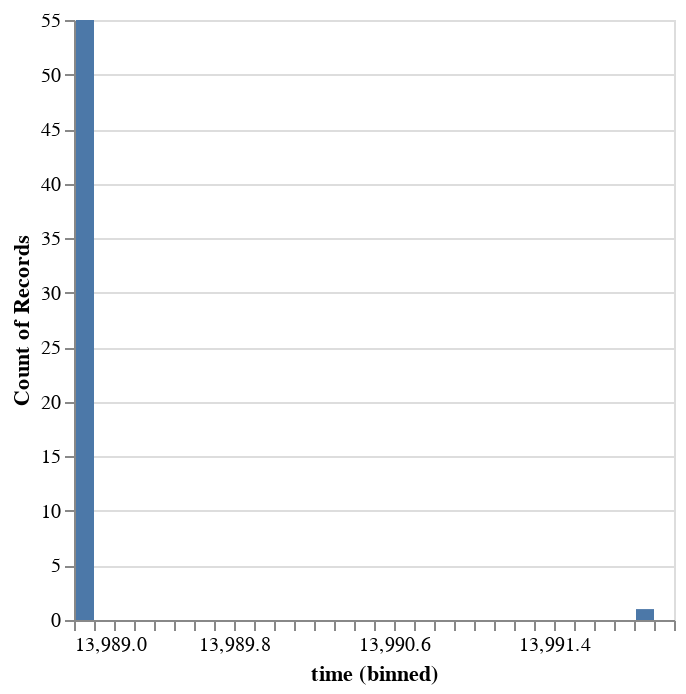

The notebook cell saved with this chart:
### Code cell
alt.Chart(event_data).mark_bar().encode(
    alt.X("time:Q", bin=alt.Bin(maxbins=30)),
    y='count()',
)

### Figure 1 — Vega-Lite specification as saved in the notebook (floating-point values rounded to 4 significant figures)
{"config": {"view": {"continuousWidth": 300, "continuousHeight": 300}}, "data": {"name": "data-016efd659e554c9a1f25f7cf5fd36564"}, "mark": {"type": "bar"}, "encoding": {"x": {"bin": {"maxbins": 30}, "field": "time", "type": "quantitative"}, "y": {"aggregate": "count", "type": "quantitative"}}, "$schema": "https://vega.github.io/schema/vega-lite/v5.15.1.json", "datasets": {"data-016efd659e554c9a1f25f7cf5fd36564": [{"objid": "0172541301223", "name": "population growth", "text": "The population (Jegongontes Ye) inhabiting Son has grown to produce the population: Jegongontes Yeser.", "visibleTo": "ac5b8081-7ef9-4bce-baac-6d0ea7e1782c", "time": 13989, "userguid": "ac5b8081-7ef9-4bce-baac-6d0ea7e1782c", "source": "notebook", "objtype": "event", "id": "0172541301223", "username": null}, {"objid": "0279588428463", "name": "population growth", "text": "The population (Jegongontes Ye) inhabiting Son has grown to produce the population: Jegongontes Yerei.", "visibleTo": "ac5b8081-7ef9-4bce-baac-6d0ea7e1782c", "time": 13989, "userguid": "ac5b8081-7ef9-4bce-baac-6d0ea7e1782c", "source": "notebook", "objtype": "event", "id": "0279588428463", "username": null}, {"objid": "5535492817957", "name": "population growth", "text": "The population (Jegongontes Ye) inhabiting Son has grown to produce the population: Jegongontes Yede.", "visibleTo": "ac5b8081-7ef9-4bce-baac-6d0ea7e1782c", "time": 13989, "userguid": "ac5b8081-7ef9-4bce-baac-6d0ea7e1782c", "source": "notebook", "objtype": "event", "id": "5535492817957", "username": null}, {"objid": "6434117420946", "name": "population growth", "text": "The population (Jegongontes Ye) inhabiting Son has grown to produce the population: Jegongontes Yeau.", "visibleTo": "ac5b8081-7ef9-4bce-baac-6d0ea7e1782c", "time": 13989, "userguid": "ac5b8081-7ef9-4bce-baac-6d0ea7e1782c", "source": "notebook", "objtype": "event", "id": "6434117420946", "username": null}, {"objid": "7115102347481", "name": "population growth", "text": "The population (Jegongontes Ye) inhabiting Son has grown to produce the population: Jegongontes Yecha.", "visibleTo": "ac5b8081-7ef9-4bce-baac-6d0ea7e1782c", "time": 13989, "userguid": "ac5b8081-7ef9-4bce-baac-6d0ea7e1782c", "source": "notebook", "objtype": "event", "id": "7115102347481", "username": null}, {"objid": "5327958310903", "name": "population growth", "text": "The population (Jegongontes Ye) inhabiting Son has grown to produce the population: Jegongontes Yeen.", "visibleTo": "ac5b8081-7ef9-4bce-baac-6d0ea7e1782c", "time": 13989, "userguid": "ac5b8081-7ef9-4bce-baac-6d0ea7e1782c", "source": "notebook", "objtype": "event", "id": "5327958310903", "username": null}, {"objid": "4988498178588", "name": "population growth", "text": "The population (Jegongontes Ye) inhabiting Son has grown to produce the population: Jegongontes Yeho.", "visibleTo": "ac5b8081-7ef9-4bce-baac-6d0ea7e1782c", "time": 13989, "userguid": "ac5b8081-7ef9-4bce-baac-6d0ea7e1782c", "source": "notebook", "objtype": "event", "id": "4988498178588", "username": null}, {"objid": "1703018300472", "name": "population growth", "text": "The population (Jegongontes Ye) inhabiting Son has grown to produce the population: Jegongontes Yerai.", "visibleTo": "ac5b8081-7ef9-4bce-baac-6d0ea7e1782c", "time": 13989, "userguid": "ac5b8081-7ef9-4bce-baac-6d0ea7e1782c", "source": "notebook", "objtype": "event", "id": "1703018300472", "username": null}, {"objid": "7288952154110", "name": "population growth", "text": "The population (Jegongontes Ye) inhabiting Son has grown to produce the population: Jegongontes Yenas.", "visibleTo": "ac5b8081-7ef9-4bce-baac-6d0ea7e1782c", "time": 13989, "userguid": "ac5b8081-7ef9-4bce-baac-6d0ea7e1782c", "source": "notebook", "objtype": "event", "id": "7288952154110", "username": null}, {"objid": "3181468897591", "name": "population growth", "text": "The population (Jegongontes Ye) inhabiting Son has grown to produce the population: Jegongontes Yemay.", "visibleTo": "ac5b8081-7ef9-4bce-baac-6d0ea7e1782c", "time": 13989, "userguid": "ac5b8081-7ef9-4bce-baac-6d0ea7e1782c", "source": "notebook", "objtype": "event", "id": "3181468897591", "username": null}, {"objid": "8873563576931", "name": "population growth", "text": "The population (Jegongontes Ye) inhabiting Son has grown to produce the population: Jegongontes Yeflo.", "visibleTo": "ac5b8081-7ef9-4bce-baac-6d0ea7e1782c", "time": 13989, "userguid": "ac5b8081-7ef9-4bce-baac-6d0ea7e1782c", "source": "notebook", "objtype": "event", "id": "8873563576931", "username": null}, {"objid": "7231784283094", "name": "population growth", "text": "The population (Jegongontes Ye) inhabiting Son has grown to produce the population: Jegongontes Yehen.", "visibleTo": "ac5b8081-7ef9-4bce-baac-6d0ea7e1782c", "time": 13989, "userguid": "ac5b8081-7ef9-4bce-baac-6d0ea7e1782c", "source": "notebook", "objtype": "event", "id": "7231784283094", "username": null}, {"objid": "2057059556275", "name": "population growth", "text": "The population (Jegongontes Yemay) inhabiting Son has grown to produce the population: Jegongontes Yemaymun.", "visibleTo": "ac5b8081-7ef9-4bce-baac-6d0ea7e1782c", "time": 13989, "userguid": "ac5b8081-7ef9-4bce-baac-6d0ea7e1782c", "source": "notebook", "objtype": "event", "id": "2057059556275", "username": null}, {"objid": "9596260018414", "name": "population growth", "text": "The population (Jegongontes Yemay) inhabiting Son has grown to produce the population: Jegongontes Yemayon.", "visibleTo": "ac5b8081-7ef9-4bce-baac-6d0ea7e1782c", "time": 13989, "userguid": "ac5b8081-7ef9-4bce-baac-6d0ea7e1782c", "source": "notebook", "objtype": "event", "id": "9596260018414", "username": null}, {"objid": "7527815454288", "name": "population growth", "text": "The population (Jegongontes Yemay) inhabiting Son has grown to produce the population: Jegongontes Yemaytas.", "visibleTo": "ac5b8081-7ef9-4bce-baac-6d0ea7e1782c", "time": 13989, "userguid": "ac5b8081-7ef9-4bce-baac-6d0ea7e1782c", "source": "notebook", "objtype": "event", "id": "7527815454288", "username": null}, {"objid": "1360352108123", "name": "population growth", "text": "The population (Jegongontes Yemay) inhabiting Son has grown to produce the population: Jegongontes Yemayam.", "visibleTo": "ac5b8081-7ef9-4bce-baac-6d0ea7e1782c", "time": 13989, "userguid": "ac5b8081-7ef9-4bce-baac-6d0ea7e1782c", "source": "notebook", "objtype": "event", "id": "1360352108123", "username": null}, {"objid": "5998665865234", "name": "population growth", "text": "The population (Jegongontes Yemay) inhabiting Son has grown to produce the population: Jegongontes Yemayry.", "visibleTo": "ac5b8081-7ef9-4bce-baac-6d0ea7e1782c", "time": 13989, "userguid": "ac5b8081-7ef9-4bce-baac-6d0ea7e1782c", "source": "notebook", "objtype": "event", "id": "5998665865234", "username": null}, {"objid": "3336668352996", "name": "population growth", "text": "The population (Jegongontes Yemay) inhabiting Son has grown to produce the population: Jegongontes Yemaykoy.", "visibleTo": "ac5b8081-7ef9-4bce-baac-6d0ea7e1782c", "time": 13989, "userguid": "ac5b8081-7ef9-4bce-baac-6d0ea7e1782c", "source": "notebook", "objtype": "event", "id": "3336668352996", "username": null}, {"objid": "5859740799919", "name": "population growth", "text": "The population (Jegongontes Yemay) inhabiting Son has grown to produce the population: Jegongontes Yemayche.", "visibleTo": "ac5b8081-7ef9-4bce-baac-6d0ea7e1782c", "time": 13989, "userguid": "ac5b8081-7ef9-4bce-baac-6d0ea7e1782c", "source": "notebook", "objtype": "event", "id": "5859740799919", "username": null}, {"objid": "7694226437456", "name": "population growth", "text": "The population (Jegongontes Yemay) inhabiting Son has grown to produce the population: Jegongontes Yemaybal.", "visibleTo": "ac5b8081-7ef9-4bce-baac-6d0ea7e1782c", "time": 13989, "userguid": "ac5b8081-7ef9-4bce-baac-6d0ea7e1782c", "source": "notebook", "objtype": "event", "id": "7694226437456", "username": null}, {"objid": "4534476008100", "name": "population growth", "text": "The population (Jegongontes Yemay) inhabiting Son has grown to produce the population: Jegongontes Yemaytos.", "visibleTo": "ac5b8081-7ef9-4bce-baac-6d0ea7e1782c", "time": 13989, "userguid": "ac5b8081-7ef9-4bce-baac-6d0ea7e1782c", "source": "notebook", "objtype": "event", "id": "4534476008100", "username": null}, {"objid": "3014878653439", "name": "population growth", "text": "The population (Jegongontes Yemay) inhabiting Son has grown to produce the population: Jegongontes Yemayna.", "visibleTo": "ac5b8081-7ef9-4bce-baac-6d0ea7e1782c", "time": 13989, "userguid": "ac5b8081-7ef9-4bce-baac-6d0ea7e1782c", "source": "notebook", "objtype": "event", "id": "3014878653439", "username": null}, {"objid": "3869977935096", "name": "population growth", "text": "The population (Jegongontes Yemay) inhabiting Son has grown to produce the population: Jegongontes Yemayson.", "visibleTo": "ac5b8081-7ef9-4bce-baac-6d0ea7e1782c", "time": 13989, "userguid": "ac5b8081-7ef9-4bce-baac-6d0ea7e1782c", "source": "notebook", "objtype": "event", "id": "3869977935096", "username": null}, {"objid": "6524845561952", "name": "population growth", "text": "The population (Jegongontes Yemay) inhabiting Son has grown to produce the population: Jegongontes Yemaytadt.", "visibleTo": "ac5b8081-7ef9-4bce-baac-6d0ea7e1782c", "time": 13989, "userguid": "ac5b8081-7ef9-4bce-baac-6d0ea7e1782c", "source": "notebook", "objtype": "event", "id": "6524845561952", "username": null}, {"objid": "7487627561315", "name": "population growth", "text": "The population (Jegongontes Yemay) inhabiting Son has grown to produce the population: Jegongontes Yemayro.", "visibleTo": "ac5b8081-7ef9-4bce-baac-6d0ea7e1782c", "time": 13989, "userguid": "ac5b8081-7ef9-4bce-baac-6d0ea7e1782c", "source": "notebook", "objtype": "event", "id": "7487627561315", "username": null}, {"objid": "3269278244245", "name": "population growth", "text": "The population (Jegongontes Yemay) inhabiting Son has grown to produce the population: Jegongontes Yemaygarh.", "visibleTo": "ac5b8081-7ef9-4bce-baac-6d0ea7e1782c", "time": 13989, "userguid": "ac5b8081-7ef9-4bce-baac-6d0ea7e1782c", "source": "notebook", "objtype": "event", "id": "3269278244245", "username": null}, {"objid": "8340938212093", "name": "population growth", "text": "The population (Jegongontes Yemay) inhabiting Son has grown to produce the population: Jegongontes Yemaya.", "visibleTo": "ac5b8081-7ef9-4bce-baac-6d0ea7e1782c", "time": 13989, "userguid": "ac5b8081-7ef9-4bce-baac-6d0ea7e1782c", "source": "notebook", "objtype": "event", "id": "8340938212093", "username": null}, {"objid": "9233297391120", "name": "population growth", "text": "The population (Jegongontes Yemay) inhabiting Son has grown to produce the population: Jegongontes Yemaykas.", "visibleTo": "ac5b8081-7ef9-4bce-baac-6d0ea7e1782c", "time": 13989, "userguid": "ac5b8081-7ef9-4bce-baac-6d0ea7e1782c", "source": "notebook", "objtype": "event", "id": "9233297391120", "username": null}, {"objid": "1989525500962", "name": "population growth", "text": "The population (Jegongontes Yemay) inhabiting Son has grown to produce the population: Jegongontes Yemayse.", "visibleTo": "ac5b8081-7ef9-4bce-baac-6d0ea7e1782c", "time": 13989, "userguid": "ac5b8081-7ef9-4bce-baac-6d0ea7e1782c", "source": "notebook", "objtype": "event", "id": "1989525500962", "username": null}, {"objid": "4601203595924", "name": "population growth", "text": "The population (Jegongontes Yemay) inhabiting Son has grown to produce the population: Jegongontes Yemayil.", "visibleTo": "ac5b8081-7ef9-4bce-baac-6d0ea7e1782c", "time": 13989, "userguid": "ac5b8081-7ef9-4bce-baac-6d0ea7e1782c", "source": "notebook", "objtype": "event", "id": "4601203595924", "username": null}, {"objid": "5634813612717", "name": "population growth", "text": "The population (Jegongontes Yemay) inhabiting Son has grown to produce the population: Jegongontes Yemayal.", "visibleTo": "ac5b8081-7ef9-4bce-baac-6d0ea7e1782c", "time": 13989, "userguid": "ac5b8081-7ef9-4bce-baac-6d0ea7e1782c", "source": "notebook", "objtype": "event", "id": "5634813612717", "username": null}, {"objid": "9459683370725", "name": "population growth", "text": "The population (Jegongontes Yemay) inhabiting Son has grown to produce the population: Jegongontes Yemaykoy.", "visibleTo": "ac5b8081-7ef9-4bce-baac-6d0ea7e1782c", "time": 13989, "userguid": "ac5b8081-7ef9-4bce-baac-6d0ea7e1782c", "source": "notebook", "objtype": "event", "id": "9459683370725", "username": null}, {"objid": "2220595515438", "name": "population growth", "text": "The population (Jegongontes Yemay) inhabiting Son has grown to produce the population: Jegongontes Yemaychi.", "visibleTo": "ac5b8081-7ef9-4bce-baac-6d0ea7e1782c", "time": 13989, "userguid": "ac5b8081-7ef9-4bce-baac-6d0ea7e1782c", "source": "notebook", "objtype": "event", "id": "2220595515438", "username": null}, {"objid": "5487106085773", "name": "population growth", "text": "The population (Jegongontes Yemay) inhabiting Son has grown to produce the population: Jegongontes Yemayval.", "visibleTo": "ac5b8081-7ef9-4bce-baac-6d0ea7e1782c", "time": 13989, "userguid": "ac5b8081-7ef9-4bce-baac-6d0ea7e1782c", "source": "notebook", "objtype": "event", "id": "5487106085773", "username": null}, {"objid": "5686076041036", "name": "population growth", "text": "The population (Jegongontes Yemay) inhabiting Son has grown to produce the population: Jegongontes Yemaycia.", "visibleTo": "ac5b8081-7ef9-4bce-baac-6d0ea7e1782c", "time": 13989, "userguid": "ac5b8081-7ef9-4bce-baac-6d0ea7e1782c", "source": "notebook", "objtype": "event", "id": "5686076041036", "username": null}, {"objid": "1201725566447", "name": "population growth", "text": "The population (Jegongontes Yemay) inhabiting Son has grown to produce the population: Jegongontes Yemaydy.", "visibleTo": "ac5b8081-7ef9-4bce-baac-6d0ea7e1782c", "time": 13989, "userguid": "ac5b8081-7ef9-4bce-baac-6d0ea7e1782c", "source": "notebook", "objtype": "event", "id": "1201725566447", "username": null}, {"objid": "6744111661745", "name": "population growth", "text": "The population (Jegongontes Yemay) inhabiting Son has grown to produce the population: Jegongontes Yemaysen.", "visibleTo": "ac5b8081-7ef9-4bce-baac-6d0ea7e1782c", "time": 13989, "userguid": "ac5b8081-7ef9-4bce-baac-6d0ea7e1782c", "source": "notebook", "objtype": "event", "id": "6744111661745", "username": null}, {"objid": "8686609855816", "name": "population growth", "text": "The population (Jegongontes Yemay) inhabiting Son has grown to produce the population: Jegongontes Yemayja.", "visibleTo": "ac5b8081-7ef9-4bce-baac-6d0ea7e1782c", "time": 13989, "userguid": "ac5b8081-7ef9-4bce-baac-6d0ea7e1782c", "source": "notebook", "objtype": "event", "id": "8686609855816", "username": null}, {"objid": "3534719503579", "name": "population growth", "text": "The population (Jegongontes Ye) inhabiting Son has grown to produce the population: Jegongontes Yequi.", "visibleTo": "ac5b8081-7ef9-4bce-baac-6d0ea7e1782c", "time": 13989, "userguid": "ac5b8081-7ef9-4bce-baac-6d0ea7e1782c", "source": "notebook", "objtype": "event", "id": "3534719503579", "username": null}, {"objid": "3185478274113", "name": "population growth", "text": "The population (Jegongontes Vil) inhabiting Son has grown to produce the population: Jegongontes Vilbo.", "visibleTo": "ac5b8081-7ef9-4bce-baac-6d0ea7e1782c", "time": 13989, "userguid": "ac5b8081-7ef9-4bce-baac-6d0ea7e1782c", "source": "notebook", "objtype": "event", "id": "3185478274113", "username": null}, {"objid": "6579067285507", "name": "population growth", "text": "The population (Peebat Koysamganmes) inhabiting Son has grown to produce the population: Peebat Koysamganmesay.", "visibleTo": "ac5b8081-7ef9-4bce-baac-6d0ea7e1782c", "time": 13989, "userguid": "ac5b8081-7ef9-4bce-baac-6d0ea7e1782c", "source": "notebook", "objtype": "event", "id": "6579067285507", "username": null}, {"objid": "3113860578798", "name": "population growth", "text": "The population (Mosfo Tu) inhabiting Son has grown to produce the population: Mosfo Tuhes.", "visibleTo": "ac5b8081-7ef9-4bce-baac-6d0ea7e1782c", "time": 13989, "userguid": "ac5b8081-7ef9-4bce-baac-6d0ea7e1782c", "source": "notebook", "objtype": "event", "id": "3113860578798", "username": null}, {"objid": "4472386620556", "name": "population growth", "text": "The population (Jegongontes Je) inhabiting Son has grown to produce the population: Jegongontes Jebil.", "visibleTo": "ac5b8081-7ef9-4bce-baac-6d0ea7e1782c", "time": 13989, "userguid": "ac5b8081-7ef9-4bce-baac-6d0ea7e1782c", "source": "notebook", "objtype": "event", "id": "4472386620556", "username": null}, {"objid": "6848352203739", "name": "population growth", "text": "The population (Jegongontes Yeser) inhabiting Son has grown to produce the population: Jegongontes Yesernam.", "visibleTo": "ac5b8081-7ef9-4bce-baac-6d0ea7e1782c", "time": 13989, "userguid": "ac5b8081-7ef9-4bce-baac-6d0ea7e1782c", "source": "notebook", "objtype": "event", "id": "6848352203739", "username": null}, {"objid": "3512331476769", "name": "population growth", "text": "The population (Jegongontes Yerei) inhabiting Son has grown to produce the population: Jegongontes Yereine.", "visibleTo": "ac5b8081-7ef9-4bce-baac-6d0ea7e1782c", "time": 13989, "userguid": "ac5b8081-7ef9-4bce-baac-6d0ea7e1782c", "source": "notebook", "objtype": "event", "id": "3512331476769", "username": null}, {"objid": "0083144455523", "name": "population growth", "text": "The population (Jegongontes Yede) inhabiting Son has grown to produce the population: Jegongontes Yedebia.", "visibleTo": "ac5b8081-7ef9-4bce-baac-6d0ea7e1782c", "time": 13989, "userguid": "ac5b8081-7ef9-4bce-baac-6d0ea7e1782c", "source": "notebook", "objtype": "event", "id": "0083144455523", "username": null}, {"objid": "4050222612380", "name": "population growth", "text": "The population (Jegongontes Yeen) inhabiting Son has grown to produce the population: Jegongontes Yeenxi.", "visibleTo": "ac5b8081-7ef9-4bce-baac-6d0ea7e1782c", "time": 13989, "userguid": "ac5b8081-7ef9-4bce-baac-6d0ea7e1782c", "source": "notebook", "objtype": "event", "id": "4050222612380", "username": null}, {"objid": "5002678824794", "name": "population growth", "text": "The population (Jegongontes Yerai) inhabiting Son has grown to produce the population: Jegongontes Yeraihay.", "visibleTo": "ac5b8081-7ef9-4bce-baac-6d0ea7e1782c", "time": 13989, "userguid": "ac5b8081-7ef9-4bce-baac-6d0ea7e1782c", "source": "notebook", "objtype": "event", "id": "5002678824794", "username": null}, {"objid": "9057080854470", "name": "population growth", "text": "The population (Jegongontes Yemay) inhabiting Son has grown to produce the population: Jegongontes Yemayrin.", "visibleTo": "ac5b8081-7ef9-4bce-baac-6d0ea7e1782c", "time": 13989, "userguid": "ac5b8081-7ef9-4bce-baac-6d0ea7e1782c", "source": "notebook", "objtype": "event", "id": "9057080854470", "username": null}, {"objid": "9624356436302", "name": "population growth", "text": "The population (Jegongontes Yehen) inhabiting Son has grown to produce the population: Jegongontes Yehenhen.", "visibleTo": "ac5b8081-7ef9-4bce-baac-6d0ea7e1782c", "time": 13989, "userguid": "ac5b8081-7ef9-4bce-baac-6d0ea7e1782c", "source": "notebook", "objtype": "event", "id": "9624356436302", "username": null}, {"objid": "5074881424331", "name": "population growth", "text": "The population (Jegongontes Yemaymun) inhabiting Son has grown to produce the population: Jegongontes Yemaymunmon.", "visibleTo": "ac5b8081-7ef9-4bce-baac-6d0ea7e1782c", "time": 13989, "userguid": "ac5b8081-7ef9-4bce-baac-6d0ea7e1782c", "source": "notebook", "objtype": "event", "id": "5074881424331", "username": null}, {"objid": "7796299433522", "name": "population growth", "text": "The population (Jegongontes Yemayon) inhabiting Son has grown to produce the population: Jegongontes Yemayonhua.", "visibleTo": "ac5b8081-7ef9-4bce-baac-6d0ea7e1782c", "time": 13989, "userguid": "ac5b8081-7ef9-4bce-baac-6d0ea7e1782c", "source": "notebook", "objtype": "event", "id": "7796299433522", "username": null}, {"objid": "0713564168222", "name": "population growth", "text": "The population (Jegongontes Yemaytas) inhabiting Son has grown to produce the population: Jegongontes Yemaytasgas.", "visibleTo": "ac5b8081-7ef9-4bce-baac-6d0ea7e1782c", "time": 13989, "userguid": "ac5b8081-7ef9-4bce-baac-6d0ea7e1782c", "source": "notebook", "objtype": "event", "id": "0713564168222", "username": null}, {"objid": "1375315914591", "name": "population growth", "text": "The population (Jegongontes Yemayam) inhabiting Son has grown to produce the population: Jegongontes Yemayamlin.", "visibleTo": "ac5b8081-7ef9-4bce-baac-6d0ea7e1782c", "time": 13989, "userguid": "ac5b8081-7ef9-4bce-baac-6d0ea7e1782c", "source": "notebook", "objtype": "event", "id": "1375315914591", "username": null}, {"objid": "2908960875305", "name": "population growth", "text": "The population (Jegongontes Yemayry) inhabiting Son has grown to produce the population: Jegongontes Yemayryhia.", "visibleTo": "ac5b8081-7ef9-4bce-baac-6d0ea7e1782c", "time": 13989, "userguid": "ac5b8081-7ef9-4bce-baac-6d0ea7e1782c", "source": "notebook", "objtype": "event", "id": "2908960875305", "username": null}, {"objid": "3307554786011", "name": "job", "text": "The pop (Mosfo Tu) has completed patriot_propoganda", "visibleTo": "ac5b8081-7ef9-4bce-baac-6d0ea7e1782c", "time": 13992, "userguid": "ac5b8081-7ef9-4bce-baac-6d0ea7e1782c", "source": null, "objtype": "event", "id": "3307554786011", "username": "event"}]}}
